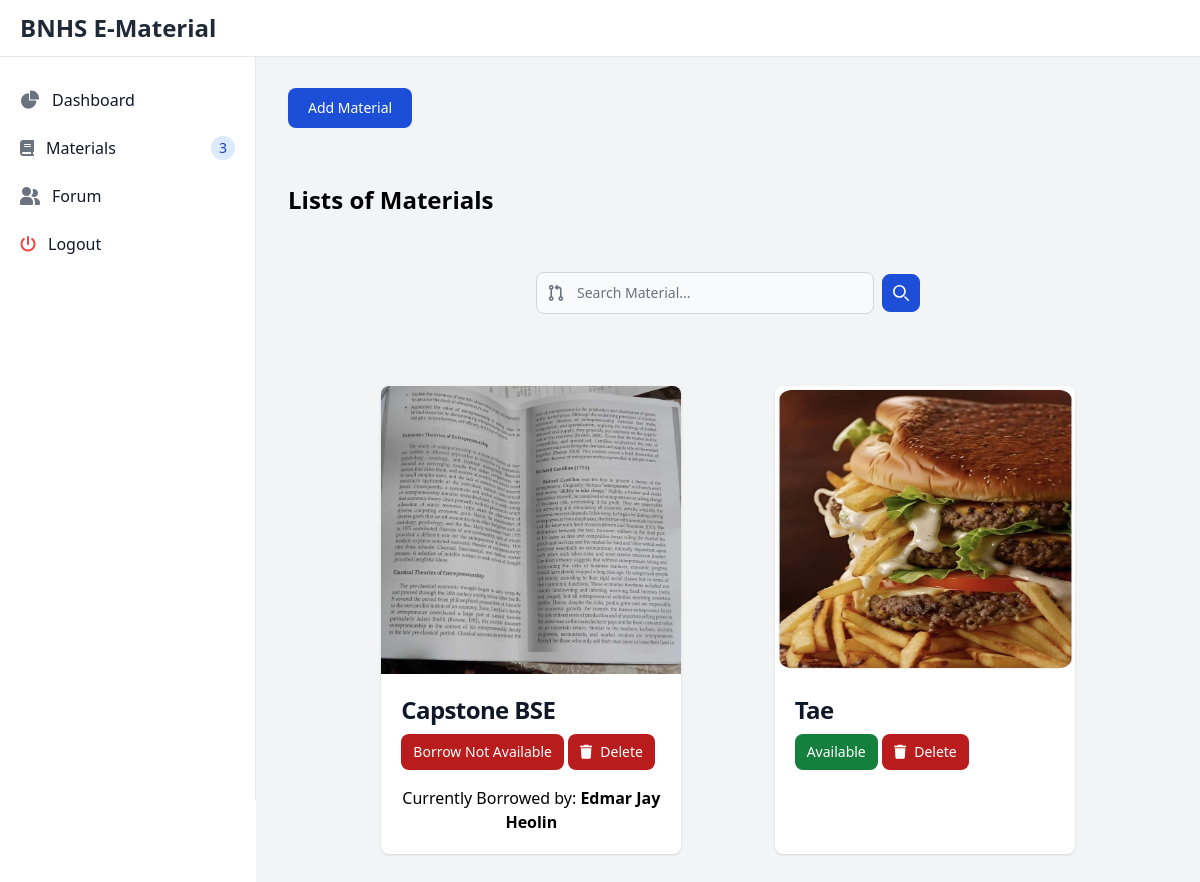
/materials (signed in), run on the app's committed database.
### users/models.py (models this page shows)
class Materials(models.Model):
    name = models.CharField(max_length=250)
    status = models.CharField(max_length=250)
    profile_pic = models.FileField(upload_to='media/', validators=[FileExtensionValidator(allowed_extensions=['png', 'jpeg', 'jpg'])],)
    borrowed_date = models.DateTimeField(default=now, blank=True, null=True)
    deadline = models.DateTimeField(default=now, blank=True, null=True)
    borrower = models.CharField(max_length=250, blank=True)
    borrower_year = models.CharField(max_length=250, blank=True)
    borrower_course = models.CharField(max_length=250, blank=True)

### users/views.py (the view)
# urls.py: path('materials', views.materials, name='materials'),
@login_required(login_url='/login')
def materials(request):
    materials = Materials.objects.all().order_by('-id')
    if request.method == 'POST':
        material_name = request.POST.get('material_name')
        uploaded_file = request.FILES.get('file')
        new_material = Materials.objects.create(name=material_name, profile_pic=uploaded_file, status='Available' )
        new_material.save()
        messages.success(request, 'Materials Added')
    context = {
        'materials': materials,
    }
    return render(request, 'librarian/materials.html', context)

### users/templates/librarian/materials.html (shortened to what this page needs)
{% load static tailwind_tags %}
<!DOCTYPE html>
<html lang="en">
	<head>
		<link
			rel="stylesheet"
			href="https://cdnjs.cloudflare.com/ajax/libs/font-awesome/6.5.2/css/all.min.css" />
		<link
			href="https://cdnjs.cloudflare.com/ajax/libs/flowbite/2.3.0/flowbite.min.css"
			rel="stylesheet" />
		<link
			rel="stylesheet"
			href="{% static 'css/style.css' %}" />
		{% tailwind_css %}
	</head>
	<body class="font-arial leading-normal tracking-normal">
		{% include 'includes/LibrarianSidebar.html' %}
		<nav class="fixed top-0 z-50 w-full bg-white border-b border-gray-200">
			<div class="px-3 py-3 lg:px-5 lg:pl-3">
				<div class="flex items-center justify-between">
					<div class="flex items-center justify-start rtl:justify-end">
						<a
							href="{% url 'librarian_dashboard' %}"
							class="flex ms-2 md:me-24">
							<span class="self-center text-xl font-semibold sm:text-2xl whitespace-nowrap text-gray-800">
								BNHS E-Material
							</span>
						</a>
					</div>
				</div>
			</div>
		</nav>
		<div class="p-4 sm:ml-64 bg-gray-100">
			<div class="p-4 mt-14">
				<button
					data-modal-target="authentication-modal"
					data-modal-toggle="authentication-modal"
					class="block bg-blue-700 text-white hover:bg-blue-800 focus:ring-4 focus:outline-none focus:ring-blue-300 font-medium rounded-lg text-sm px-5 py-2.5 text-center"
					type="button">
					Add Material
				</button>
				<p class="py-14 text-2xl font-bold">Lists of Materials</p>
				<div class="flex items-center max-w-sm mx-auto mb-14">
					<div class="relative w-full">
						<div class="absolute inset-y-0 start-0 flex items-center ps-3 pointer-events-none">
						</div>
						<input
							type="text"
							id="searchInput"
							class="bg-gray-50 border border-gray-300 text-gray-900 text-sm rounded-lg focus:ring-blue-500 focus:border-blue-500 block w-full ps-10 p-2.5"
							placeholder="Search Material..."
							required />
					</div>
					<button
						type="submit"
						class="p-2.5 ms-2 text-sm font-medium text-white bg-blue-700 rounded-lg border border-blue-700 hover:bg-blue-800 focus:ring-4 focus:outline-none focus:ring-blue-300">
						<svg
							class="w-4 h-4"
							aria-hidden="true"
							xmlns="http://www.w3.org/2000/svg"
							fill="none"
							viewBox="0 0 20 20">
							<path
								stroke="currentColor"
								stroke-linecap="round"
								stroke-linejoin="round"
								stroke-width="2"
								d="m19 19-4-4m0-7A7 7 0 1 1 1 8a7 7 0 0 1 14 0Z" />
						</svg>
					</button>
				</div>
				<div class="flex flex-row flex-wrap justify-evenly">
					{% for material in materials %}
					<div class="w-[300px] bg-white rounded-lg shadow my-4 material-search">
						<a href="#">
							<img
								class="rounded-t-lg w-full h-72"
								src="{{material.profile_pic.url}}"
								alt="{{material.name}}" />
						</a>
						<div class="p-5">
							<a href="#">
								<h5 class="mb-2 text-2xl font-bold tracking-tight text-gray-900">{{material.name}}</h5>
							</a>
							{% if material.status == 'Available' %}
							<a
								href="#"
								class="inline-flex items-center px-3 py-2 text-sm font-medium text-center text-white bg-green-700 rounded-lg hover:bg-green-800 focus:ring-4 focus:outline-none focus:ring-green-300">
								{{material.status}}
							</a>
							<a
								href="{% url 'deletematerial' material.id %}"
								class="inline-flex items-center px-3 py-2 text-sm font-medium text-center text-white bg-red-700 rounded-lg hover:bg-red-800 focus:ring-4 focus:outline-none focus:ring-red-300">
								<i
									class="fa fa-trash mr-2"
									aria-hidden="true"></i>
								Delete
							</a>
							{% else %}
							<div>
								<a
									href="#"
									class="inline-flex cursor-not-allowed items-center px-3 py-2 text-sm font-medium text-center text-white bg-red-700 rounded-lg hover:bg-red-800 focus:ring-4 focus:outline-none focus:ring-red-300">
									Borrow Not Available
								</a>
								<a
									href="{% url 'deletematerial' material.id %}"
									class="inline-flex items-center px-3 py-2 text-sm font-medium text-center text-white bg-red-700 rounded-lg hover:bg-red-800 focus:ring-4 focus:outline-none focus:ring-red-300">
									<i
										class="fa fa-trash mr-2"
										aria-hidden="true"></i>
									Delete
								</a>
							</div>
							<p class="text-center mt-4">
								Currently Borrowed by:
								<b>{{material.borrower}}</b>
							</p>
							{% endif %}
						</div>
					</div>
					{% endfor %}
				</div>
			</div>
		</div>
	</body>
</html>

### data on the page
Materials: profile_pic (picture), name "Capstone BSE", borrower "Edmar Jay Heolin"
Materials: profile_pic (picture), name "Tae", status "Available"
